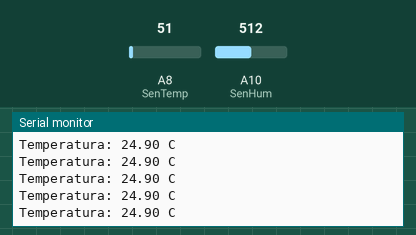
A sketch run on a simulated Arduino Mega 2560, built with avr-gcc and run on an emulated ATmega2560. On the bench: the last lines printed to the serial monitor. Inputs (shaded band) come from the test bench; at power-on: A8 (SenTemp) = 51, A10 (SenHum) = 512.

Above: at 3.8 s.
3.9 s: A8 (SenTemp) set to 61
At 9.2 s:
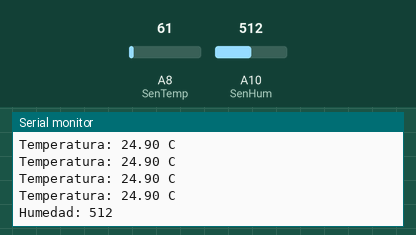
19.0 s: A8 (SenTemp) set to 71
At 19.8 s:
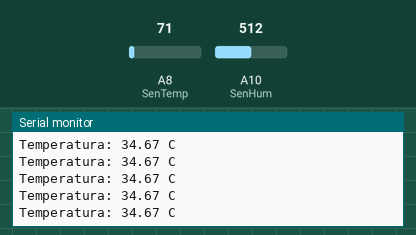
Timing chart, 0 to 22.0 s (numbered marks = the images above; inputs shaded):
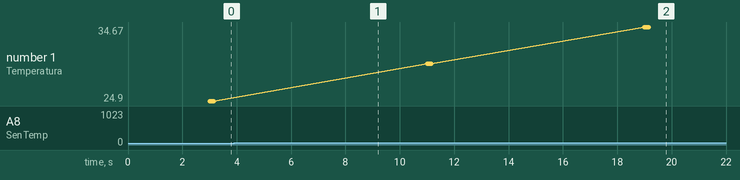

The sketch:

Test_Sensores_03.ino
```cpp
////////////Variables del sensor de temperatura////////////////
const int SenTemp = A8;    //Pin del sensor de Temperatura
float LecTemp = 0;
float Temp = 0;
float TempC = 0;

////////////Variables del sensor de humedad////////////////
const int SenHum = A10;      //Pin del sensor de Humedad
int LecHum = 0;
float ValHum = 0;
float Hum = 0;
int tiempo=0;
int t_ant=0;


void setup() {
  Serial.begin (9600);
}

void loop() {
  tiempo=millis();
  if (((tiempo-t_ant)>=3000) && ((tiempo-t_ant)<=3100)) {
      Temperatura();
  }
  if (((tiempo-t_ant)>=8000)  && ((tiempo-t_ant)<=8100)){
        Humedad();
        t_ant=millis();
  }

}

////////////Temperatura////////////////
void Temperatura(){
  LecTemp = analogRead(SenTemp);      //Se lee los valores del sensor de temperatura
  Temp = (5.0 * LecTemp * 100)/1024.0;      //Se convierten los datos obtenidos a milivolts
  Serial.print ("Temperatura: ");       //Se muestra la temperatura
  Serial.print (Temp);
  Serial.println (" C");
}

////////////Humedad////////////////
void Humedad(){
  LecHum = analogRead (SenHum);                   //Se lee los valores del sensor ed humedad
  /*SenHum = map(LecHum,0,1023,1023,0);             //Se obtiene la diferencia
  Hum = (SenHum - 270) / 4.2;*/                       //Se obtiene el porcentaje de humedad
  Serial.print("Humedad: ");
  Serial.println(LecHum);
  /*if(LecHum<=570){                    //Si el sensor muestra datos menores a 570 significa que esta en agua
    Serial.println ("Humedad: 100%");
  }

  if(LecHum>570){                     //Si el sensor muestra datos mayores a 570
    Serial.print ("Humedad: ");       //Se muestra el porcentaje de humedad
    Serial.print (Hum);
    Serial.println (" %");
  }

  if(LecHum<=200){
    Serial.println (">> El sensor de humedad esta desconectado <<");
  }
*/
}
```

Measured:
- after the input at 19.0 s, the serial monitor: prints a new line at once (image 2)
- plotted number 1: 24.9 → 29.79 after the input at 3.9 s, 29.79 → 34.67 after the input at 19.0 s
